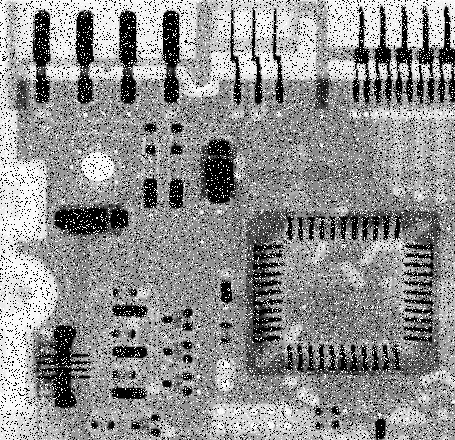
#> input picture ImageMaterial/DIP3/Fig0335(a)(ckt_board_saltpep_prob_pt05).tif, 455 x 440 px
$ python 3.35.py
#> lines starting #> are read from the running program, lines starting #| are printed output that depends on the picture
import cv2 as cv
import matplotlib.pyplot as plt

def deal(imgT, position):
    plt.subplot(1, 3, position)
    plt.imshow(imgT, cmap='Greys_r')
    plt.xticks([]), plt.yticks([])

img = cv.imread('../../../ImageMaterial/DIP3/Fig0335(a)(ckt_board_saltpep_prob_pt05).tif',cv.IMREAD_GRAYSCALE)
#> img is the input picture: shape (440, 455); min 0, max 255, mean 144.1
deal(img, 1)
img2 = cv.boxFilter(img, -1, (3,3))
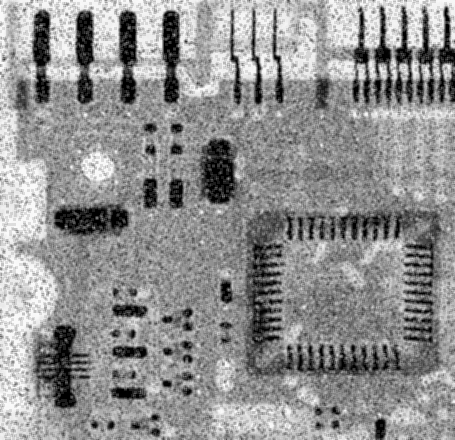
#> img2: shape (440, 455); min 0, max 253, mean 144
deal(img2, 2)
img3 = cv.medianBlur(img, 3)
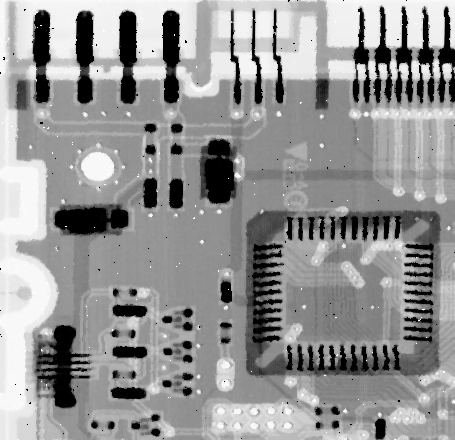
#> img3: shape (440, 455); min 0, max 255, mean 148.2
deal(img3, 3)

plt.show()
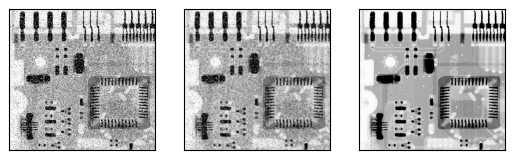
#> figure drawn by matplotlib, 3 panels
